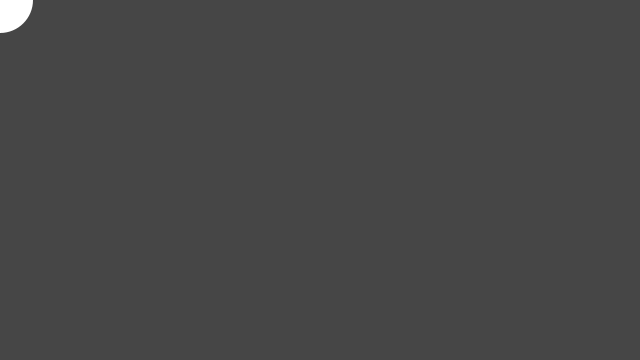
Frame 1 (no input)
Frame 60 (the mouse pressed at the canvas centre just before this capture): identical to frame 1, image omitted
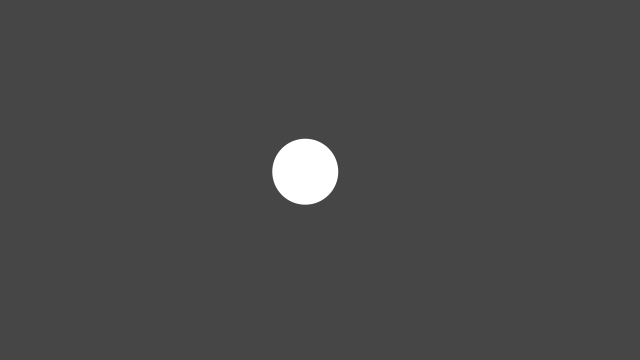
Frame 120 (the mouse held since frame 60 and released just before this capture)

The Processing sketch that drew these frames (run headless with seeded random() and noise(); from frame 60 on, the mouse is pressed at the canvas centre):

// Processing sketch: moving_circle
// ── moving_circle.pde

float x;
float y;
float easing = 0.05;

void setup() {
  size(640, 360); 
  noStroke();  
}

void draw() { 
  background(70);
  
  float targetX = mouseX;
  float dx = targetX - x;
  x += dx * easing;
  
  float targetY = mouseY;
  float dy = targetY - y;
  y += dy * easing;
  
  ellipse(x, y, 66, 66);
}
